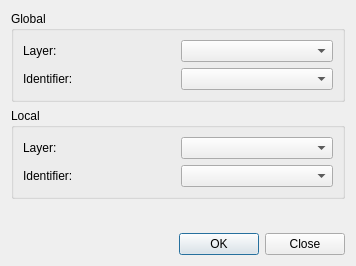
<?xml version="1.0" encoding="UTF-8"?>
<ui version="4.0">
 <class>IdentifyControlPoints</class>
 <widget class="QDialog" name="IdentifyControlPoints">
  <property name="windowModality">
   <enum>Qt::ApplicationModal</enum>
  </property>
  <property name="geometry">
   <rect>
    <x>0</x>
    <y>0</y>
    <width>356</width>
    <height>266</height>
   </rect>
  </property>
  <property name="windowTitle">
   <string>Identify control points</string>
  </property>
  <layout class="QGridLayout" name="gridLayout">
   <item row="0" column="0">
    <widget class="QgsCollapsibleGroupBox" name="mGroupBox">
     <property name="title">
      <string>Global</string>
     </property>
     <layout class="QGridLayout" name="gridLayout_2">
      <item row="0" column="0">
       <layout class="QGridLayout" name="gridLayout_4">
        <item row="0" column="1">
         <widget class="QgsMapLayerComboBox" name="globalLayerCombo">
          <property name="filters">
           <set>QgsMapLayerProxyModel::PointLayer</set>
          </property>
         </widget>
        </item>
        <item row="0" column="0">
         <widget class="QLabel" name="label">
          <property name="text">
           <string>Layer: </string>
          </property>
         </widget>
        </item>
        <item row="1" column="1">
         <widget class="QgsFieldComboBox" name="globalFieldCombo"/>
        </item>
        <item row="1" column="0">
         <widget class="QLabel" name="label_2">
          <property name="text">
           <string>Identifier: </string>
          </property>
         </widget>
        </item>
       </layout>
      </item>
     </layout>
    </widget>
   </item>
   <item row="1" column="0">
    <widget class="QgsCollapsibleGroupBox" name="mGroupBox_2">
     <property name="title">
      <string>Local</string>
     </property>
     <layout class="QGridLayout" name="gridLayout_5">
      <item row="0" column="0">
       <layout class="QGridLayout" name="gridLayout_6">
        <item row="0" column="1">
         <widget class="QgsMapLayerComboBox" name="localLayerCombo">
          <property name="filters">
           <set>QgsMapLayerProxyModel::PointLayer</set>
          </property>
         </widget>
        </item>
        <item row="0" column="0">
         <widget class="QLabel" name="label_3">
          <property name="text">
           <string>Layer: </string>
          </property>
         </widget>
        </item>
        <item row="1" column="1">
         <widget class="QgsFieldComboBox" name="localFieldCombo"/>
        </item>
        <item row="1" column="0">
         <widget class="QLabel" name="label_4">
          <property name="text">
           <string>Identifier: </string>
          </property>
         </widget>
        </item>
       </layout>
      </item>
     </layout>
    </widget>
   </item>
   <item row="3" column="0">
    <widget class="QDialogButtonBox" name="buttonBox">
     <property name="orientation">
      <enum>Qt::Horizontal</enum>
     </property>
     <property name="standardButtons">
      <set>QDialogButtonBox::Close|QDialogButtonBox::Ok</set>
     </property>
    </widget>
   </item>
   <item row="2" column="0">
    <spacer name="verticalSpacer">
     <property name="orientation">
      <enum>Qt::Vertical</enum>
     </property>
     <property name="sizeHint" stdset="0">
      <size>
       <width>20</width>
       <height>40</height>
      </size>
     </property>
    </spacer>
   </item>
  </layout>
 </widget>
 <customwidgets>
  <customwidget>
   <class>QgsCollapsibleGroupBox</class>
   <extends>QGroupBox</extends>
   <header>qgscollapsiblegroupbox.h</header>
   <container>1</container>
  </customwidget>
  <customwidget>
   <class>QgsFieldComboBox</class>
   <extends>QComboBox</extends>
   <header>qgsfieldcombobox.h</header>
  </customwidget>
  <customwidget>
   <class>QgsMapLayerComboBox</class>
   <extends>QComboBox</extends>
   <header>qgsmaplayercombobox.h</header>
  </customwidget>
 </customwidgets>
 <resources/>
 <connections>
  <connection>
   <sender>buttonBox</sender>
   <signal>accepted()</signal>
   <receiver>IdentifyControlPoints</receiver>
   <slot>accept()</slot>
   <hints>
    <hint type="sourcelabel">
     <x>248</x>
     <y>254</y>
    </hint>
    <hint type="destinationlabel">
     <x>157</x>
     <y>274</y>
    </hint>
   </hints>
  </connection>
  <connection>
   <sender>buttonBox</sender>
   <signal>rejected()</signal>
   <receiver>IdentifyControlPoints</receiver>
   <slot>reject()</slot>
   <hints>
    <hint type="sourcelabel">
     <x>316</x>
     <y>260</y>
    </hint>
    <hint type="destinationlabel">
     <x>286</x>
     <y>274</y>
    </hint>
   </hints>
  </connection>
 </connections>
</ui>
